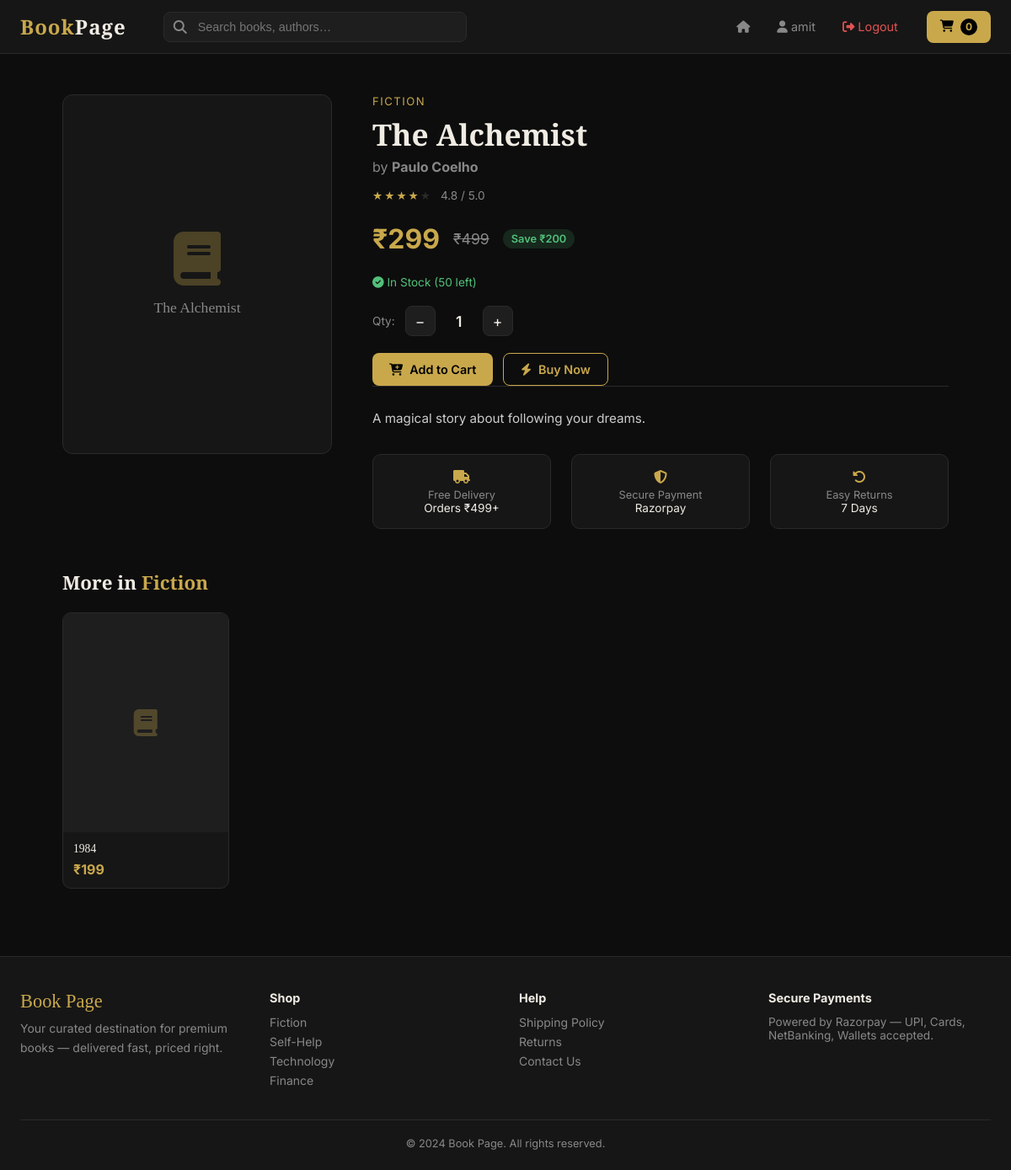
Page /book/1 (signed in) on the committed database.
### app.py (models this page shows)
class Book(db.Model):
    id          = db.Column(db.Integer, primary_key=True)
    title       = db.Column(db.String(200), nullable=False)
    author      = db.Column(db.String(200), nullable=False)
    description = db.Column(db.Text, default="")
    price       = db.Column(db.Float, nullable=False)
    original_price = db.Column(db.Float, default=0)
    category    = db.Column(db.String(100), default="General")
    stock       = db.Column(db.Integer, default=10)
    image       = db.Column(db.String(300), default="")
    rating      = db.Column(db.Float, default=4.0)
    featured    = db.Column(db.Boolean, default=False)
    created_at  = db.Column(db.DateTime, default=datetime.utcnow)

### app.py (the view)
@app.route("/book/<int:book_id>")
@login_required
def book_detail(book_id):
    book     = Book.query.get_or_404(book_id)
    related  = Book.query.filter_by(category=book.category).filter(Book.id != book_id).limit(4).all()
    return render_template("book_detail.html", book=book, related=related, rzp_key=RAZORPAY_KEY_ID)

### app.py (called while the page is built)
def login_required(f):
    from functools import wraps
    @wraps(f)
    def decorated(*args, **kwargs):
        if not session.get("user_id"):
            return redirect(url_for("login", next=request.path))
        return f(*args, **kwargs)
    return decorated

### templates/book_detail.html (shortened to what this page needs)
{% extends "base.html" %}
{% block content %}
<div class="detail-wrap">
  <div class="book-cover">
    {% if book.image %}
      <img src="/static/uploads/{{ book.image }}" alt="{{ book.title }}">
    {% else %}
      <div class="book-cover-placeholder">
        <i class="fas fa-book"></i>
        <span style="font-family:var(--font-serif);font-size:1.1rem;text-align:center;padding:0 20px">{{ book.title }}</span>
      </div>
    {% endif %}
  </div>
  <div class="detail-info">
    <div class="detail-cat">{{ book.category }}</div>
    <h1 class="detail-title">{{ book.title }}</h1>
    <div class="detail-author">by <strong>{{ book.author }}</strong></div>
    <div class="detail-stars">
      <span class="stars">{% for i in range(book.rating|int) %}★{% endfor %}{% for i in range(5-book.rating|int) %}<span style="color:var(--border)">★</span>{% endfor %}</span>
      <span style="color:var(--dim);font-size:.85rem">{{ book.rating }} / 5.0</span>
    </div>
    <div class="price-row">
      <span class="big-price">₹{{ book.price|int }}</span>
      {% if book.original_price > book.price %}
        <span class="orig-price">₹{{ book.original_price|int }}</span>
        <span class="save-badge">Save ₹{{ (book.original_price - book.price)|int }}</span>
      {% endif %}
    </div>
    <div class="stock-info">
      {% if book.stock > 5 %}<span style="color:var(--green)"><i class="fas fa-circle-check"></i> In Stock ({{ book.stock }} left)</span>
      {% elif book.stock > 0 %}<span style="color:#f59e0b"><i class="fas fa-triangle-exclamation"></i> Only {{ book.stock }} left!</span>
      {% else %}<span style="color:var(--red)"><i class="fas fa-circle-xmark"></i> Out of Stock</span>{% endif %}
    </div>
    <div class="qty-row">
      <span style="font-size:.85rem;color:var(--dim)">Qty:</span>
      <button class="qty-btn" onclick="changeQty(-1)">−</button>
      <span class="qty-val" id="qtyVal">1</span>
      <button class="qty-btn" onclick="changeQty(1)">+</button>
    </div>
    <div class="action-btns">
      {% if book.stock > 0 %}
      <button class="btn btn-gold" onclick="addToCartDetail()"><i class="fas fa-cart-plus"></i> Add to Cart</button>
      <button class="btn btn-outline" onclick="buyNow()"><i class="fas fa-bolt"></i> Buy Now</button>
      {% else %}
      <button class="btn btn-ghost" disabled>Out of Stock</button>
      <button class="btn btn-outline" id="notifyBtn" onclick="notifyMe({{ book.id }})"><i class="fas fa-bell"></i> Notify Me When Available</button>
      {% endif %}
    </div>
    <div class="detail-desc">{{ book.description }}</div>
    <div style="display:flex;gap:24px;flex-wrap:wrap">
      <div style="text-align:center;padding:16px;background:var(--bg2);border:1px solid var(--border);border-radius:10px;flex:1;min-width:100px">
        <i class="fas fa-truck" style="color:var(--gold);margin-bottom:6px"></i>
        <div style="font-size:.8rem;color:var(--dim)">Free Delivery</div>
        <div style="font-size:.85rem">Orders ₹499+</div>
      </div>
      <div style="text-align:center;padding:16px;background:var(--bg2);border:1px solid var(--border);border-radius:10px;flex:1;min-width:100px">
        <i class="fas fa-shield-halved" style="color:var(--gold);margin-bottom:6px"></i>
        <div style="font-size:.8rem;color:var(--dim)">Secure Payment</div>
        <div style="font-size:.85rem">Razorpay</div>
      </div>
      <div style="text-align:center;padding:16px;background:var(--bg2);border:1px solid var(--border);border-radius:10px;flex:1;min-width:100px">
        <i class="fas fa-rotate-left" style="color:var(--gold);margin-bottom:6px"></i>
        <div style="font-size:.8rem;color:var(--dim)">Easy Returns</div>
        <div style="font-size:.85rem">7 Days</div>
      </div>
    </div>
  </div>
</div>
{% if related %}
<div class="related-section">
  <h3 style="font-family:var(--font-serif);font-size:1.4rem">More in <span style="color:var(--gold)">{{ book.category }}</span></h3>
  <div class="related-grid">
    {% for rb in related %}
    <a href="/book/{{ rb.id }}" style="background:var(--bg2);border:1px solid var(--border);border-radius:10px;overflow:hidden;transition:.2s;display:block" onmouseover="this.style.borderColor='var(--gold)'" onmouseout="this.style.borderColor='var(--border)'">
      {% if rb.image %}
        <img src="/static/uploads/{{ rb.image }}" alt="{{ rb.title }}" style="width:100%;aspect-ratio:3/4;object-fit:cover">
      {% else %}
        <div style="width:100%;aspect-ratio:3/4;background:var(--bg3);display:flex;align-items:center;justify-content:center"><i class="fas fa-book" style="color:var(--gold);opacity:.3;font-size:2rem"></i></div>
      {% endif %}
      <div style="padding:12px">
        <div style="font-size:.85rem;font-family:var(--font-serif)">{{ rb.title }}</div>
        <div style="color:var(--gold);font-weight:700;margin-top:6px">₹{{ rb.price|int }}</div>
      </div>
    </a>
    {% endfor %}
  </div>
</div>
{% endif %}
{% endblock %}

### templates/base.html (style rules this page uses)
:root { --bg: #0d0d0d; --bg2: #161616; --bg3: #1e1e1e; --border: #2a2a2a; --gold: #c9a84c; --gold2: #e8c97a; --text: #f0ece4; --dim: #888; --red: #e05252; --green: #52c07a; --radius: 12px; --font-serif: 'Playfair Display', Georgia, serif; --font-sans: 'Inter', sans-serif; }
*,*::before,*::after { box-sizing:border-box;margin:0;padding:0 }
body { background:var(--bg);color:var(--text);font-family:var(--font-sans);min-height:100vh }
a { color:inherit;text-decoration:none }
button { cursor:pointer;font-family:var(--font-sans) }
.btn { display:inline-flex;align-items:center;gap:8px;padding:10px 20px;border-radius:8px;font-size:.9rem;font-weight:600;border:none;transition:.2s;cursor:pointer }
.btn-gold { background:var(--gold);color:#000 }
.btn-outline { background:transparent;color:var(--gold);border:1px solid var(--gold) }
.stars { color:var(--gold);font-size:.85rem;letter-spacing:2px }

### templates/book_detail.html (style rules this page uses)
.detail-wrap { max-width:1100px;margin:48px auto;padding:0 24px;display:grid;grid-template-columns:320px 1fr;gap:48px }
.book-cover { background:var(--bg2);border:1px solid var(--border);border-radius:var(--radius);overflow:hidden;aspect-ratio:3/4 }
.book-cover-placeholder { width:100%;height:100%;display:flex;flex-direction:column;align-items:center;justify-content:center;gap:16px;color:var(--dim) }
.book-cover-placeholder i { font-size:4rem;color:var(--gold);opacity:.3 }
.detail-cat { color:var(--gold);font-size:.82rem;text-transform:uppercase;letter-spacing:1.5px;margin-bottom:10px }
.detail-title { font-family:var(--font-serif);font-size:2.2rem;line-height:1.2;margin-bottom:8px }
.detail-author { color:var(--dim);font-size:1rem;margin-bottom:16px }
.detail-stars { display:flex;align-items:center;gap:10px;margin-bottom:24px }
.detail-desc { color:#ccc;line-height:1.8;font-size:.95rem;margin-bottom:28px;border-top:1px solid var(--border);padding-top:24px }
.price-row { display:flex;align-items:center;gap:16px;margin-bottom:24px }
.big-price { font-size:2rem;font-weight:700;color:var(--gold) }
.orig-price { font-size:1.1rem;color:var(--dim);text-decoration:line-through }
.save-badge { background:rgba(82,192,122,.15);color:var(--green);padding:4px 10px;border-radius:20px;font-size:.8rem;font-weight:600 }
.qty-row { display:flex;align-items:center;gap:12px;margin-bottom:20px }
.qty-btn { background:var(--bg3);border:1px solid var(--border);color:var(--text);width:36px;height:36px;border-radius:8px;font-size:1.1rem;display:flex;align-items:center;justify-content:center }
.qty-val { font-size:1.1rem;font-weight:600;min-width:32px;text-align:center }
.stock-info { font-size:.85rem;color:var(--dim);margin-bottom:20px }
.action-btns { display:flex;gap:12px;flex-wrap:wrap }
.related-section { max-width:1100px;margin:0 auto 60px;padding:0 24px }
.related-grid { display:grid;grid-template-columns:repeat(auto-fill,minmax(180px,1fr));gap:16px;margin-top:20px }

### rows in the picture
Book: title "The Alchemist", category "FICTION", author "Paulo Coelho", rating "4.8", price "299", original_price "499", (book.original_price-book.price)|int "200", stock "50", description "A magical story about following your dreams.", category "Fiction"
Book: title "1984", price "199"

### other values in the picture
{{ session.get('user_name') }} "amit"
